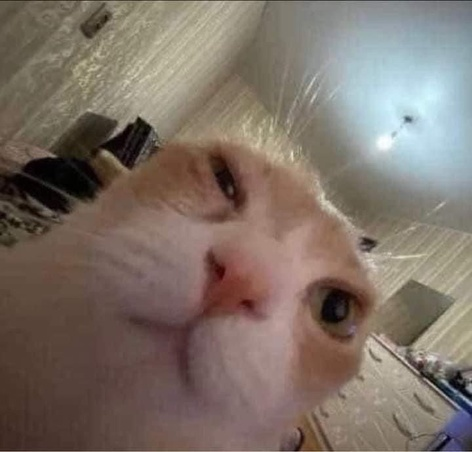
#> input picture cats_from_memes/cat (1025).jpg, 472 x 452 px, shrunk from 720 x 688 before the run; its folder holds 4 pictures in this run; the run also reads 3 pictures not shown here
$ python data_parallel.py
#> lines starting #> are read from the running program, lines starting #| are printed output that depends on the picture
from PIL import Image
import os
import time
import multiprocessing
import numpy as np

def convertir_a_gris(ruta_imagen):
    """Convierte una imagen a escala de grises."""
#> called with ruta_imagen = 'cats_from_memes/cat (1025).jpg'
    try:
        imagen = Image.open(ruta_imagen)
#> imagen is the input picture: PIL image 472x452 RGB; mean R, G, B 126.2, 113.1, 103.7
        imagen_gris = imagen.convert('L') # 'L' representa escala de grises
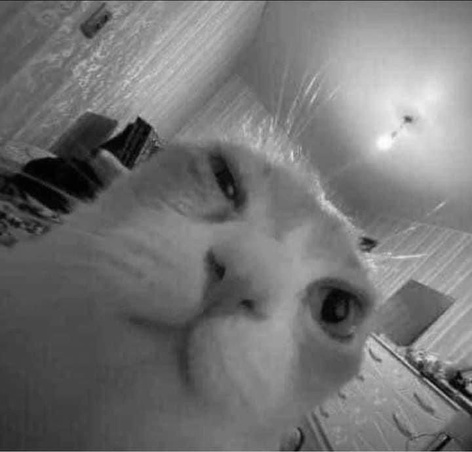
#> imagen_gris: PIL image 472x452 L; min 0, max 254, mean 116
        nombre_archivo, extension = os.path.splitext(ruta_imagen)
        ruta_gris = nombre_archivo + "_gris" + extension
        imagen_gris.save(ruta_gris)
        #print(f"Imagen convertida: {ruta_imagen} -> {ruta_gris}")
    except FileNotFoundError:
        print(f"Error: No se encontró la imagen {ruta_imagen}")
    except Exception as e:
        print(f"Error al procesar {ruta_imagen}: {e}")

def procesar_imagenes_secuencial(lista_imagenes):
    """Procesa una lista de imágenes secuencialmente."""
    for ruta_imagen in lista_imagenes:
        convertir_a_gris(ruta_imagen)
#> pass 2 of the loop in procesar_imagenes_secuencial, `for ruta_imagen in lista_imagenes:`:
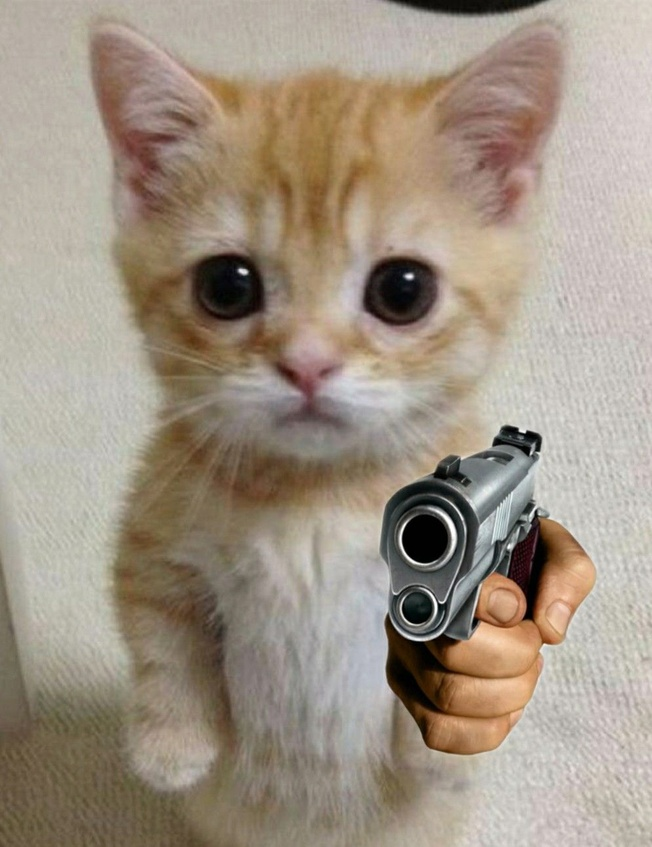
#> input picture cats_from_memes/cat (1049).jpg, 652 x 847 px, shrunk from 994 x 1290 before the run
#> in convertir_a_gris, imagen is the input picture: PIL image 652x847 RGB; mean R, G, B 160.4, 147.9, 133
#> in convertir_a_gris (call 2), `imagen_gris = imagen.convert('L') # 'L' representa escala de grises`:
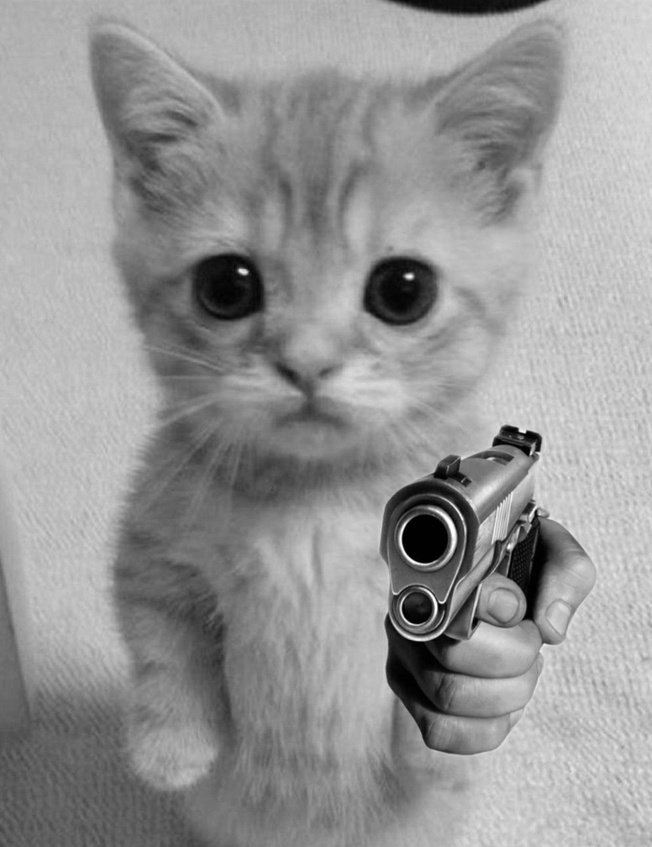
#> imagen_gris: PIL image 652x847 L; min 0, max 255, mean 149.9
#> pass 3 of the loop in procesar_imagenes_secuencial, `for ruta_imagen in lista_imagenes:`:
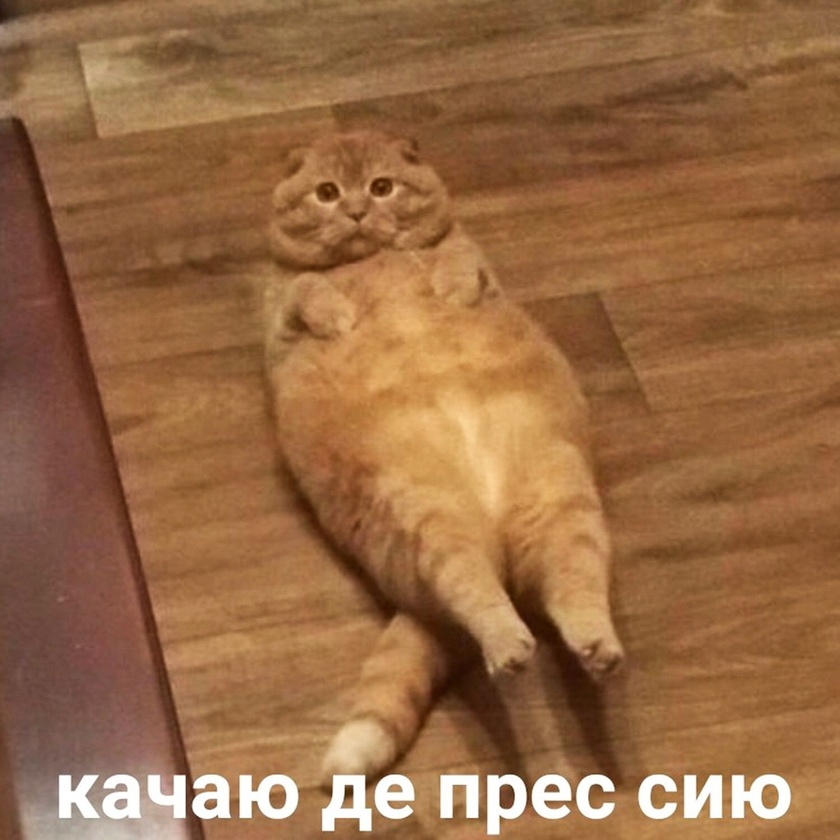
#> input picture cats_from_memes/cat (105).jpg, 840 x 840 px, shrunk from 1280 x 1280 before the run
#> in convertir_a_gris, imagen is the input picture: PIL image 840x840 RGB; mean R, G, B 151.4, 105.7, 68.1
#> in convertir_a_gris (call 3), `imagen_gris = imagen.convert('L') # 'L' representa escala de grises`:
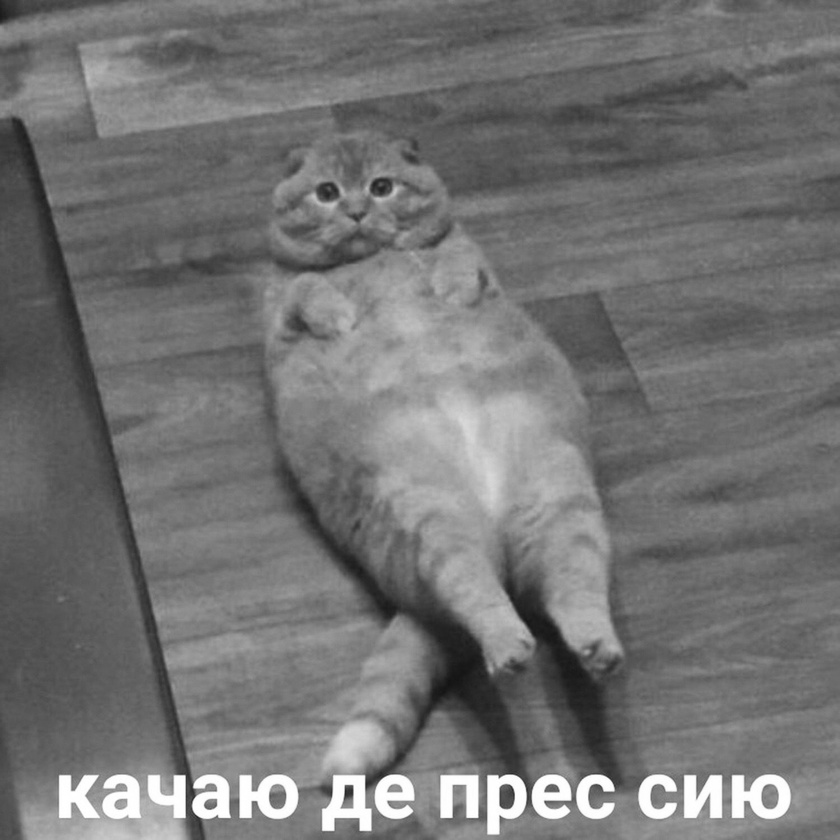
#> imagen_gris: PIL image 840x840 L; min 19, max 255, mean 115.1
#> the loop made 4 passes; the first 3 are shown

def procesar_imagenes_paralelo(lista_imagenes):
    """Procesa una lista de imágenes empleando paralelización
    por dominio: Se divide la totalidad de la lista de imágenes
    en sublistas que se procesan de forma paralela por procesos
    independientes."""

    #Número de procesos a correr el paralelos
    num_procesos = 5 #Número de núcleos en procesador
    tamano_chunk = len(lista_imagenes) // num_procesos
#> tamano_chunk = 0

    # Lista para almacenar procesos
    procesos = []

    #No es necesarioa queue de resultados dado que la función convertir_a_gris guarda las imágenes

    for i in range(num_procesos):
        inicio_chunk = i * tamano_chunk
        fin_chunk = (i + 1) * tamano_chunk if i < num_procesos - 1 else len(lista_imagenes)
        chunk = lista_imagenes[inicio_chunk:fin_chunk]
        p = multiprocessing.Process(target=procesar_imagenes_secuencial, args=(chunk,))
        procesos.append(p)
        p.start()
#> this loop made 5 passes
#> fin_chunk on passes 1 to 5: 0, 0, 0, 0, 4
#> after the loop, procesos = 5 items

    # Esperar a que todos los procesos terminen
    for p in procesos:
        p.join()
#> this loop made 5 passes


if __name__ == '__main__':
    directorio_imagenes = "cats_from_memes"
    lista_imagenes = [os.path.join(directorio_imagenes, f) for f in os.listdir(directorio_imagenes) if os.path.isfile(os.path.join(directorio_imagenes, f))]
    inicio_sec = time.time()
    procesar_imagenes_secuencial(lista_imagenes)
    fin_sec = time.time()
    t_sec = fin_sec - inicio_sec
    print(f"Tiempo total de procesamiento secuencial: {t_sec:.3f} segundos")

    inicio_par = time.time() #Empezar a contabilizar tiempo de solución paralela
    procesar_imagenes_paralelo(lista_imagenes)
    fin_par = time.time()  # Tiempo de fin de solució paralela
    t_par = fin_par - inicio_par
    print(f"Tiempo total de procesamiento paralelo: {t_par:.3f} segundos")
    print(f"Speedup: {t_sec/t_par:.2f}x" )
